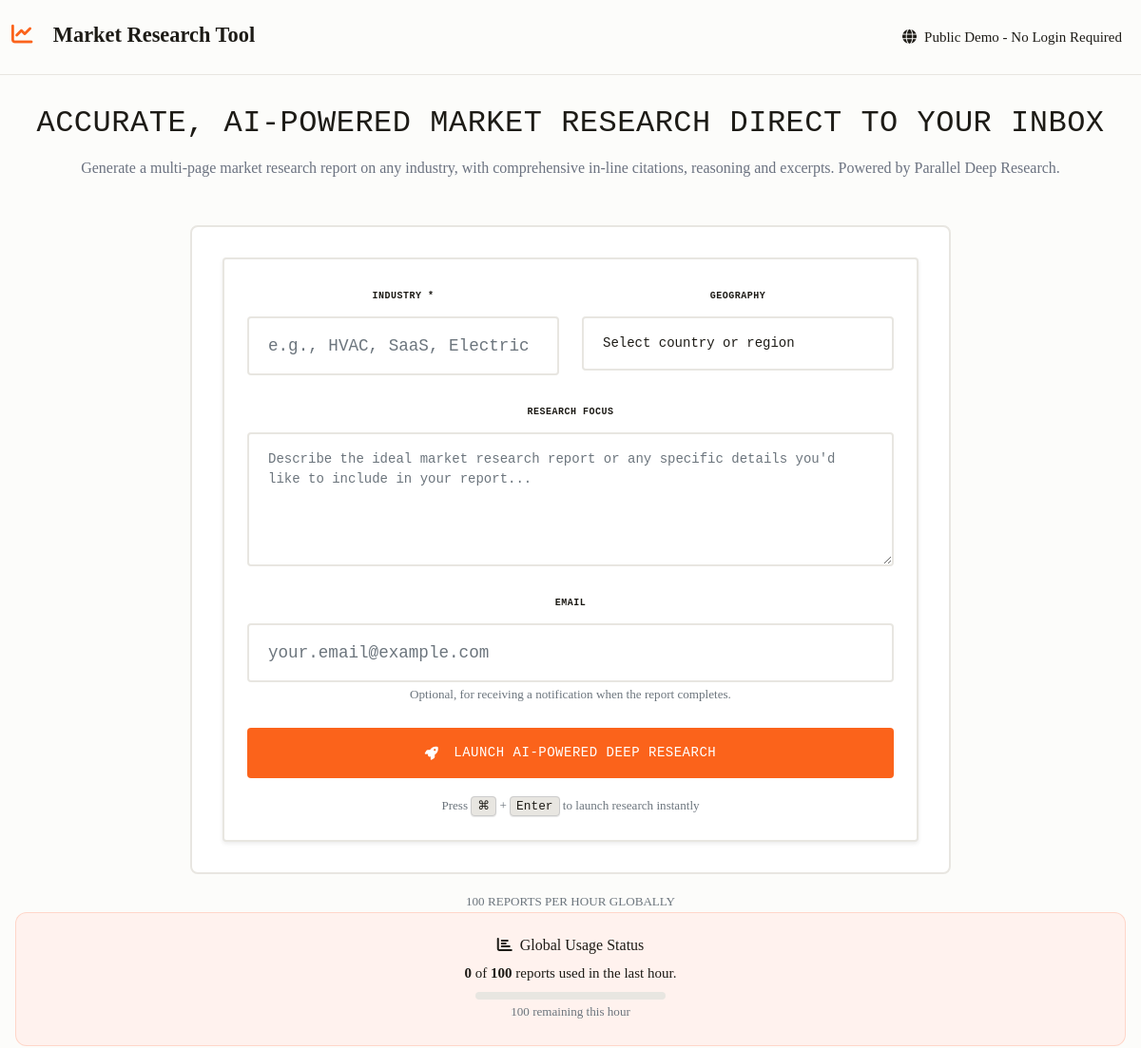
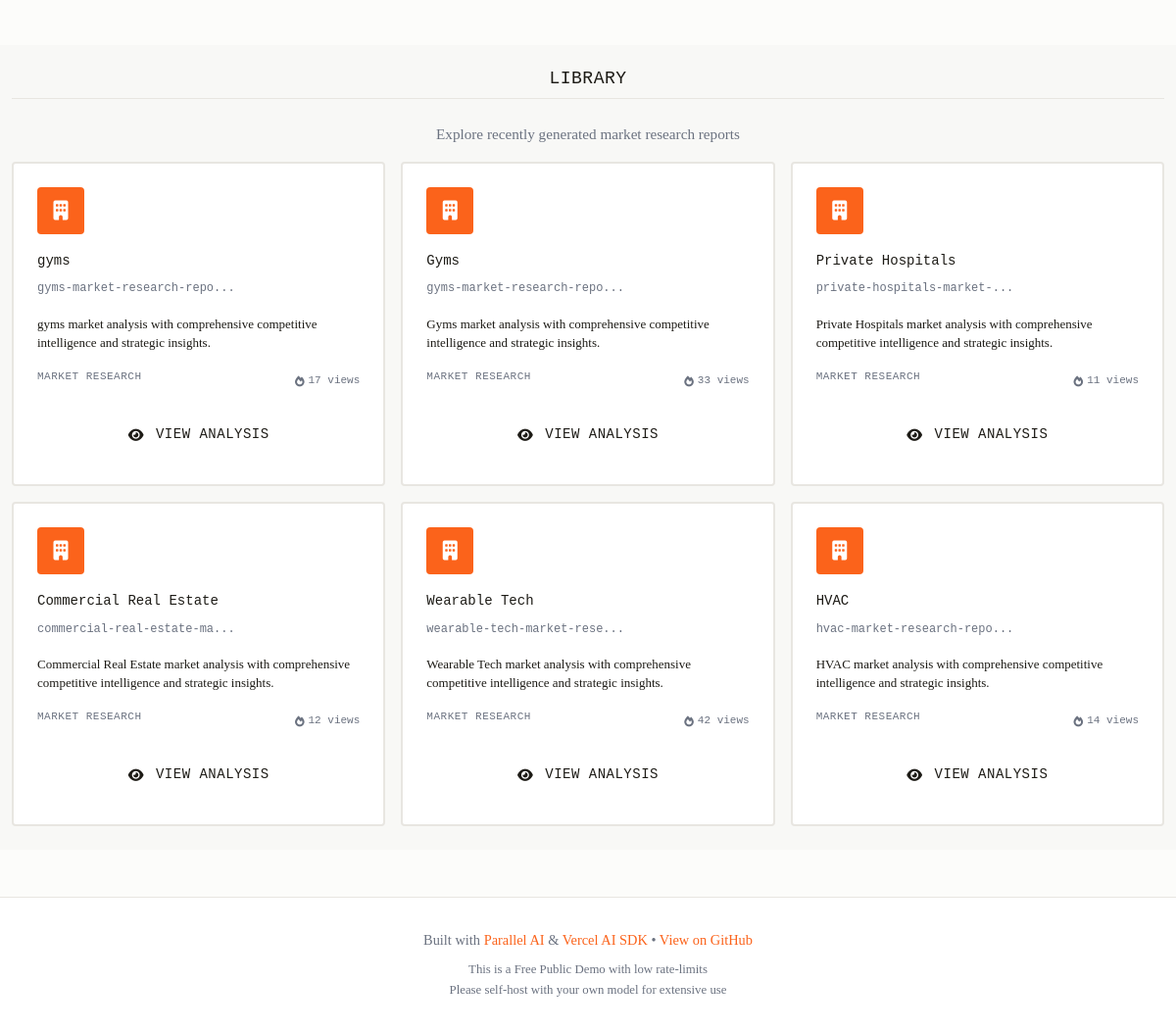
The page / on the database its author committed (2 pictures, top to bottom).
### tables this page shows
CREATE TABLE reports (
            id TEXT PRIMARY KEY,
            user_id TEXT,
            user_session TEXT,
            title TEXT NOT NULL,
            slug TEXT UNIQUE NOT NULL,
            industry TEXT NOT NULL,
            geography TEXT,
            details TEXT,
            content TEXT NOT NULL,
            created_at TIMESTAMP DEFAULT CURRENT_TIMESTAMP,
            status TEXT DEFAULT 'completed',
            is_public INTEGER DEFAULT 1,
            author_name TEXT, basis TEXT, task_run_id TEXT,
            FOREIGN KEY (user_id) REFERENCES users (id)
        );

### app.py (the view)
@app.route('/')
def index():
    public_reports = get_all_public_reports()
    recent_report_count = get_recent_report_count()
    return render_template('index.html',
                         recent_report_count=recent_report_count,
                         max_reports_per_hour=MAX_REPORTS_PER_HOUR,
                         public_reports=public_reports)

### app.py (called while the page is built)
def get_recent_report_count():
    conn = sqlite3.connect(DATABASE_PATH)
    cursor = conn.cursor()
    one_hour_ago = datetime.datetime.now() - datetime.timedelta(hours=1)
    cursor.execute('SELECT COUNT(*) FROM rate_limit WHERE created_at > ?', (one_hour_ago,))
    result = cursor.fetchone()
    conn.close()
    return result[0] if result else 0

def get_all_public_reports():
    conn = sqlite3.connect(DATABASE_PATH)
    cursor = conn.cursor()
    cursor.execute('''
        SELECT id, title, slug, industry, geography, created_at
        FROM reports WHERE is_public = 1
        ORDER BY created_at DESC
    ''', ())
    results = cursor.fetchall()
    conn.close()
    return [{
        'id': row[0],
        'title': row[1],
        'slug': row[2],
        'industry': row[3],
        'geography': row[4],
        'created_at': row[5]
    } for row in results]

### templates/index.html (shortened to what this page needs)
{% extends "base.html" %}
{% block content %}
<div class="hero-section">
    <div class="centered-content">
        <h1 class="hero-title gerstner">Accurate, AI-powered Market Research direct to your inbox</h1>
        <p class="hero-subtitle">
            Generate a multi-page market research report on any industry, with comprehensive in-line citations, reasoning and excerpts. Powered by Parallel Deep Research.
        </p>
        <div class="content-wrapper">
            <div class="row" id="main-content-row">
                <div class="col-12" id="form-column">
                    <div class="form-section" id="form-section">
                        <form id="research-form" class="research-form">
                            <div class="row mb-4">
                                <div class="col-md-6">
                                    <label for="industry" class="form-label stat-label">Industry *</label>
                                    <input type="text" class="form-control form-control-lg" id="industry"
                                           placeholder="e.g., HVAC, SaaS, Electric Vehicles" required>
                                </div>
                                <div class="col-md-6">
                                    <label for="geography" class="form-label stat-label">Geography</label>
                                    <select class="form-select form-select-lg" id="geography">
                                        <option value="">Select country or region</option>
                                    </select>
                                </div>
                            </div>
                            <div class="mb-4">
                                <label for="details" class="form-label stat-label">Research Focus</label>
                                <textarea class="form-control" id="details" rows="5"
                                          placeholder="Describe the ideal market research report or any specific details you'd like to include in your report..."></textarea>
                            </div>
                            <div class="mb-4">
                                <label for="email" class="form-label stat-label">Email</label>
                                <input type="email" class="form-control form-control-lg" id="email"
                                       placeholder="your.email@example.com">
                                <small class="text-muted">Optional, for receiving a notification when the report completes.</small>
                            </div>
                            <div class="d-grid">
                                <button type="submit" class="btn btn-primary btn-lg" id="generate-btn"
                                        {% if recent_report_count >= max_reports_per_hour %}disabled{% endif %}>
                                    <i class="fas fa-rocket me-2"></i>
                                    <span class="btn-text">Launch AI-Powered Deep Research</span>
                                </button>
                            </div>
                            <div class="text-center mt-3">
                                <small class="text-muted">
                                    Press <kbd>⌘</kbd> + <kbd>Enter</kbd> to launch research instantly
                                </small>
                            </div>
                        </form>
                    </div>
                </div>
            </div>
        </div>
        <div class="text-center mt-3">
            <small class="text-muted">{{ max_reports_per_hour }} REPORTS PER HOUR GLOBALLY</small>
        </div>
        <div class="status-card text-center">
            <h6 class="mb-2">
                <i class="fas fa-chart-bar me-2"></i>Global Usage Status
            </h6>
            <p class="mb-2">
                <strong>{{ recent_report_count }}</strong> of <strong>{{ max_reports_per_hour }}</strong> reports used in the last hour.
            </p>
            <div class="progress mx-auto" style="width: 200px; height: 8px;">
            </div>
            <small class="text-muted">{{ max_reports_per_hour - recent_report_count }} remaining this hour</small>
        </div>
    </div>
</div>
<div class="library-section">
    <div class="container">
        <h2 class="section-title">Library</h2>
        <p class="library-subtitle">Explore recently generated market research reports</p>
        {% if public_reports %}
        <div class="analyses-grid">
            {% for report in public_reports[:6] %}
            <div class="analysis-card">
                <div class="company-logo">
                    <i class="fas fa-building"></i>
                </div>
                <div class="company-name">{{ report.industry[:30] }}{% if report.industry|length > 30 %}...{% endif %}</div>
                <div class="company-domain">{{ report.slug[:25] }}{% if report.slug|length > 25 %}...{% endif %}</div>
                <div class="company-description">
                    {% if report.industry %}
                        {{ report.industry }} market analysis with comprehensive competitive intelligence and strategic insights.
                    {% else %}
                        Market research analysis with detailed competitive landscape and growth opportunities.
                    {% endif %}
                </div>
                <div class="d-flex justify-content-between align-items-center">
                    <div class="company-category">Market Research</div>
                    <div class="view-count">
                        <i class="fas fa-fire"></i>
                        <span>{{ range(8, 45) | random }} views</span>
                    </div>
                </div>
                <div class="mt-3">
                    <a href="{{ url_for('view_report', slug=report.slug) }}"
                       class="btn btn-outline-primary btn-sm w-100">
                        <i class="fas fa-eye me-1"></i>View Analysis
                    </a>
                </div>
            </div>
            {% endfor %}
        </div>
        {% endif %}
    </div>
</div>
{% endblock %}

### templates/base.html (shortened to what this page needs)
<!DOCTYPE html>
<html lang="en">
<head>
    <link href="https://cdn.jsdelivr.net/npm/bootstrap@5.1.3/dist/css/bootstrap.min.css" rel="stylesheet">
    <link rel="stylesheet" href="https://cdnjs.cloudflare.com/ajax/libs/font-awesome/6.0.0/css/all.min.css">
    <link rel="stylesheet" href="{{ url_for('static', filename='css/style.css') }}?v={{ range(1000, 9999) | random }}">
</head>
<body>
    <nav class="navbar navbar-expand-lg">
        <div class="container">
            <a class="navbar-brand" href="{{ url_for('index') }}">
                <i class="fas fa-chart-line me-2"></i>
                <span class="gerstner">Market Research Tool</span>
            </a>
            <div class="collapse navbar-collapse" id="navbarNav">
                <ul class="navbar-nav ms-auto">
                    <li class="nav-item">
                        <span class="nav-link">
                            <i class="fas fa-globe me-2"></i>Public Demo - No Login Required
                        </span>
                    </li>
                </ul>
            </div>
        </div>
    </nav>
    <main>
        {% block content %}{% endblock %}
    </main>
    <footer class="mt-5">
        <div class="container">
            <div class="footer-text">
                Built with <a href="#" class="footer-link">Parallel AI</a> & <a href="#" class="footer-link">Vercel AI SDK</a>
                •
                <a href="#" class="footer-link">View on GitHub</a>
            </div>
            <div class="footer-text mt-2" style="font-size: 0.8rem;">
                This is a Free Public Demo with low rate-limits<br>
                Please self-host with your own model for extensive use
            </div>
        </div>
    </footer>
</body>
</html>

### rows shown on the page
reports: industry "gyms", slug "gyms-market-research-repo"
reports: industry "Gyms", slug "gyms-market-research-repo"
reports: industry "Private Hospitals", slug "private-hospitals-market-"
reports: industry "Commercial Real Estate", slug "commercial-real-estate-ma"
reports: industry "Wearable Tech", slug "wearable-tech-market-rese"
reports: industry "HVAC", slug "hvac-market-research-repo"

### other values the page prints
{{ max_reports_per_hour }} "100"
{{ recent_report_count }} "0"
{{ max_reports_per_hour - recent_report_count }} "100"
